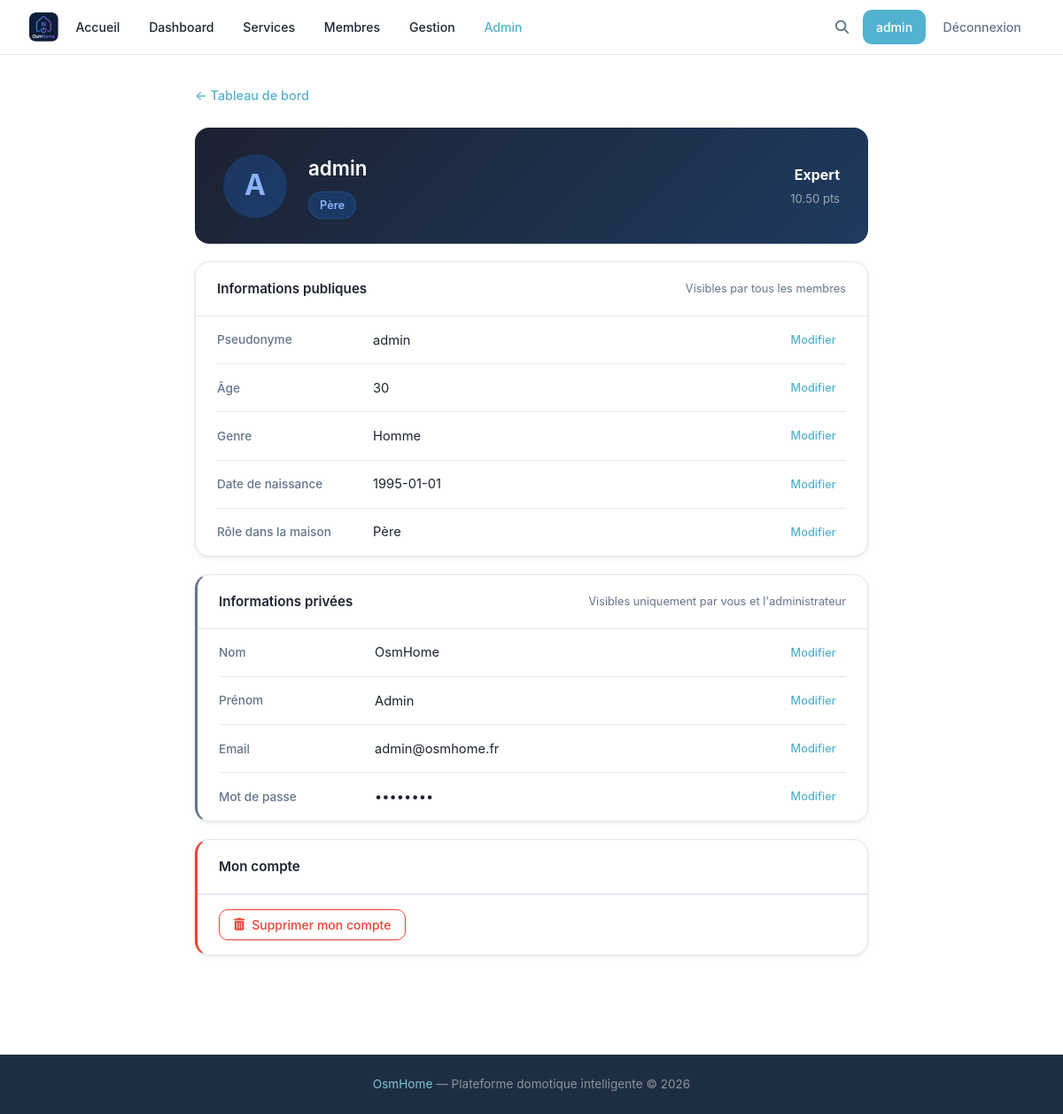
The page /profile (signed in) on the database its author committed.
### tables this page shows
CREATE TABLE users (
            id INTEGER PRIMARY KEY AUTOINCREMENT,
            username TEXT UNIQUE NOT NULL,
            password TEXT NOT NULL,
            lastname TEXT,
            firstname TEXT,
            age INTEGER,
            gender TEXT,
            birthdate TEXT,
            member_type TEXT,
            photo TEXT,
            level TEXT DEFAULT 'debutant',
            points REAL DEFAULT 0,
            email TEXT,
            email_verified INTEGER DEFAULT 0,
            role TEXT DEFAULT 'simple'
        , actions INTEGER DEFAULT 0, verification_token TEXT);

### main.py (the view)
@app.route('/profile')
def profil():
    if 'username' not in flask.session:
        return flask.redirect('/login')
    user_data = utils.getUser(flask.session['username'])
    return flask.render_template('profile.html', user=flask.session.get('username'), user_data=user_data)

### main.py (called while the page is built)
@app.template_filter('level_label')
def level_label_filter(key: str) -> str:
    return _LEVEL_LABELS.get(key, key.capitalize())

@app.context_processor
def inject_types():
    try:
        types = utils.getTypes()
    except Exception:
        types = []
    is_admin = False
    user_level = None
    if flask.session.get('username'):
        u = utils.getUser(flask.session['username'])
        is_admin = bool(u and u['role'] == 'admin')
        user_level = u['level'] if u else None
    return {'types': types, 'is_admin': is_admin, 'user_level': user_level}

### utils.py (called while the page is built)
def openDB() -> sqlite3.Connection:
    if 'db' not in flask.g:
        flask.g.db = sqlite3.connect(BASE)
        flask.g.db.row_factory = sqlite3.Row
    return flask.g.db

def closeDB(_ = None):
    db = flask.g.pop("db", None)
    if db is not None:
        db.close()

def getUser(username: str):
    db = openDB()
    return db.execute(
        'SELECT * FROM users WHERE username = ?',
        (username,)
    ).fetchone()

def getTypes() -> list:
    db = openDB()
    rows = db.execute('SELECT DISTINCT type FROM devices ORDER BY type').fetchall()
    return [row['type'] for row in rows]

### templates/profile.html (shortened to what this page needs)
{% extends 'base.html' %}
{% block extra_css %}<link rel="stylesheet" href="{{ url_for('static', filename='css/profile.css') }}">{% endblock %}
{% block content %}
<div class="profile-page">
    <div class="profile-back">
        <a href="/dashboard">← Tableau de bord</a>
    </div>
    <div class="profile-layout-main">
        <div class="profile-id-card">
            <div class="profile-avatar-lg profile-avatar-upload" id="avatar-container" onclick="document.getElementById('photo-input').click()" title="Changer la photo">
                {% if user_data['photo'] %}
                <img src="{{ url_for('static', filename='uploads/photos/' + user_data['photo']) }}" alt="Photo de profil" class="profile-avatar-img">
                {% else %}
                <span id="avatar-initial">{{ user_data['username'][0] | upper }}</span>
                {% endif %}
            </div>
            <div class="profile-id-info">
                <h2 class="profile-username">{{ user_data['username'] }}</h2>
                <span class="profile-role-badge">{{ user_data['member_type'] or '—' }}</span>
            </div>
            <div class="profile-level-badge">
                <span class="level-label">{{ user_data['level'] | level_label }}</span>
                <span class="level-pts">{{ "%.2f"|format(user_data['points'] or 0) }} pts</span>
            </div>
        </div>
        <div class="profile-section">
            <div class="profile-section-header">
                <h3>Informations publiques</h3>
                <span class="profile-section-hint">Visibles par tous les membres</span>
            </div>
            <div class="profile-fields">
                <div class="profile-field">
                    <span class="profile-field-label">Pseudonyme</span>
                    <span class="profile-field-value" id="username">{{ user_data['username'] }}</span>
                    <button class="btn-field-edit" data-field="username">Modifier</button>
                </div>
                <div class="profile-field">
                    <span class="profile-field-label">Âge</span>
                    <span class="profile-field-value" id="age">{{ user_data['age'] or '—' }}</span>
                    <button class="btn-field-edit" data-field="age">Modifier</button>
                </div>
                <div class="profile-field">
                    <span class="profile-field-label">Genre</span>
                    <span class="profile-field-value" id="gender" data-value="{{ user_data['gender'] or '' }}">
                        {%- if user_data['gender'] == 'male' %}Homme
                        {%- elif user_data['gender'] == 'female' %}Femme
                        {%- elif user_data['gender'] == 'other' %}Autre
                        {%- else %}—{% endif %}
                    </span>
                    <button class="btn-field-edit" data-field="gender">Modifier</button>
                </div>
                <div class="profile-field">
                    <span class="profile-field-label">Date de naissance</span>
                    <span class="profile-field-value" id="birthdate">{{ user_data['birthdate'] or '—' }}</span>
                    <button class="btn-field-edit" data-field="birthdate">Modifier</button>
                </div>
                <div class="profile-field">
                    <span class="profile-field-label">Rôle dans la maison</span>
                    <span class="profile-field-value" id="member_type" data-value="{{ user_data['member_type'] or '' }}">{{ user_data['member_type'] | capitalize or '—' }}</span>
                    <button class="btn-field-edit" data-field="member_type">Modifier</button>
                </div>
            </div>
        </div>
        <div class="profile-section profile-section--private">
            <div class="profile-section-header">
                <h3>Informations privées</h3>
                <span class="profile-section-hint">Visibles uniquement par vous et l'administrateur</span>
            </div>
            <div class="profile-fields">
                <div class="profile-field">
                    <span class="profile-field-label">Nom</span>
                    <span class="profile-field-value" id="lastname">{{ user_data['lastname'] or '—' }}</span>
                    <button class="btn-field-edit" data-field="lastname">Modifier</button>
                </div>
                <div class="profile-field">
                    <span class="profile-field-label">Prénom</span>
                    <span class="profile-field-value" id="firstname">{{ user_data['firstname'] or '—' }}</span>
                    <button class="btn-field-edit" data-field="firstname">Modifier</button>
                </div>
                <div class="profile-field">
                    <span class="profile-field-label">Email</span>
                    <span class="profile-field-value" id="email">{{ user_data['email'] or '—' }}</span>
                    <button class="btn-field-edit" data-field="email">Modifier</button>
                </div>
                <div class="profile-field">
                    <span class="profile-field-label">Mot de passe</span>
                    <span class="profile-field-value" id="password">••••••••</span>
                    <button class="btn-field-edit" data-field="password">Modifier</button>
                </div>
            </div>
        </div>
        <div class="profile-section profile-section--danger">
            <div class="profile-section-header">
                <h3>Mon compte</h3>
            </div>
            <div class="profile-delete-zone">
                <form action="/profile/delete" method="post"
                      onsubmit="return confirm('Supprimer votre compte ? Cette action est irréversible.')">
                    <button type="submit" class="btn-delete-account">
                        <i class="fa-solid fa-trash-can"></i>
                        Supprimer mon compte
                    </button>
                </form>
            </div>
        </div>
    </div>
</div>
{% endblock %}

### static/css/style.css (style rules this page uses)
:root { --bg: #ffffff; --surface: #ffffff; --dark: #1e2330; --dark-2: #1c2131; --primary: #52B2CF; --primary-hover: #3d9ebc; --primary-light: rgba(82, 178, 207, 0.12); --accent-2: #7EC4CF; --accent-pink: #D4AFB9; --accent-lavender: #D1CFE2; --accent-powder: #9CADCE; --muted: #64748b; --white: #ffffff; --border: #e2e8f0; --shadow: 0 1px 3px rgba(0,0,0,.07), 0 2px 8px rgba(0,0,0,.04); --shadow-md: 0 4px 14px rgba(0,0,0,.09), 0 2px 6px rgba(0,0,0,.05); --radius: 10px; --radius-sm: 5px; --radius-lg: 16px; --danger: #ea4335; }
* { margin: 0; padding: 0; box-sizing: border-box; }
html { min-height: 100%; scroll-behavior: smooth; }
body { min-height: 100vh; display: flex; flex-direction: column; font-family: 'Google Sans', 'Inter', system-ui, -apple-system, BlinkMacSystemFont, 'Segoe UI', Roboto, sans-serif; background: var(--bg); color: var(--dark); line-height: 1.65; }
a { color: inherit; text-decoration: none; }
h1, h2, h3, h4, h5 { color: var(--dark); margin-bottom: 0.5rem; font-weight: 600; }
button, .btn { border: none; cursor: pointer; border-radius: var(--radius); padding: 0.6rem 1rem; font-weight: 500; font-size: 0.9rem; font-family: inherit; transition: background 0.2s, box-shadow 0.2s, transform 0.15s; }
form { width: 100%; }

### static/css/profile.css (style rules this page uses)
.profile-page { width: min(760px, 92%); margin: 2rem auto 4rem; }
.profile-back a { color: var(--primary); font-size: 0.9rem; font-weight: 500; }
.profile-back { margin-bottom: 1.5rem; }
.profile-layout-main { display: flex; flex-direction: column; gap: 1.25rem; }
.profile-id-card { background: linear-gradient(135deg, #1c2131 0%, #1e3a5f 100%); border-radius: var(--radius-lg); padding: 1.75rem 2rem; display: flex; align-items: center; gap: 1.5rem; flex-wrap: wrap; }
.profile-avatar-lg { width: 72px; height: 72px; border-radius: 50%; background: rgba(26,115,232,0.25); color: #8ab4f8; display: flex; align-items: center; justify-content: center; font-size: 2rem; font-weight: 700; flex-shrink: 0; }
.profile-avatar-upload { position: relative; cursor: pointer; overflow: hidden; }
.profile-id-info { flex: 1; }
.profile-username { color: var(--white); font-size: 1.4rem; margin-bottom: 0.4rem; }
.profile-role-badge { display: inline-block; background: rgba(26,115,232,0.22); color: #8ab4f8; border: 1px solid rgba(26,115,232,0.30); border-radius: 999px; padding: 0.25rem 0.75rem; font-size: 0.8rem; font-weight: 600; text-transform: capitalize; }
.profile-level-badge { display: flex; flex-direction: column; align-items: flex-end; gap: 0.2rem; }
.profile-level-badge .level-label { color: var(--white); font-weight: 700; font-size: 1rem; }
.profile-level-badge .level-pts { color: rgba(255,255,255,0.55); font-size: 0.82rem; }
.profile-section { background: var(--surface); border: 1px solid var(--border); border-radius: var(--radius-lg); box-shadow: var(--shadow); overflow: hidden; }
.profile-section--private { border-left: 3px solid var(--muted); }
.profile-section--danger { border-left: 3px solid var(--danger); }
.profile-delete-zone { padding: 1rem 1.5rem; border-top: 1px solid var(--border); }
.btn-delete-account { background: none; border: 1px solid var(--danger); color: var(--danger); padding: 0.5rem 1rem; border-radius: var(--radius); cursor: pointer; display: inline-flex; align-items: center; gap: 0.5rem; font-size: 0.875rem; font-weight: 500; transition: background 0.15s, color 0.15s; }
.profile-section-header { padding: 1.1rem 1.5rem; border-bottom: 1px solid var(--border); display: flex; justify-content: space-between; align-items: center; gap: 1rem; flex-wrap: wrap; }
.profile-section-header h3 { font-size: 0.95rem; font-weight: 600; color: var(--dark); margin: 0; }
.profile-section-hint { font-size: 0.8rem; color: var(--muted); }
.profile-fields { padding: 0 1.5rem; }
.profile-field { display: flex; align-items: center; gap: 1rem; padding: 0.85rem 0; border-bottom: 1px solid var(--border); }
.profile-field:last-child { border-bottom: none; }
.profile-field-label { width: 160px; flex-shrink: 0; font-size: 0.85rem; font-weight: 500; color: var(--muted); }
.profile-field-value { flex: 1; font-size: 0.92rem; color: var(--dark); }
.btn-field-edit { background: transparent; color: var(--primary); border: 1px solid transparent; border-radius: var(--radius-sm); padding: 0.28rem 0.65rem; font-size: 0.8rem; font-weight: 500; cursor: pointer; white-space: nowrap; transition: background 0.15s, border-color 0.15s; width: auto; }

### rows shown on the page
users: username "A", username "admin", member_type "Père", level|level_label "Expert", points "10.50", age "30", birthdate "1995-01-01", lastname "OsmHome", firstname "Admin", email "admin@osmhome.fr"

### other values the page prints
{{ user }} "admin"
